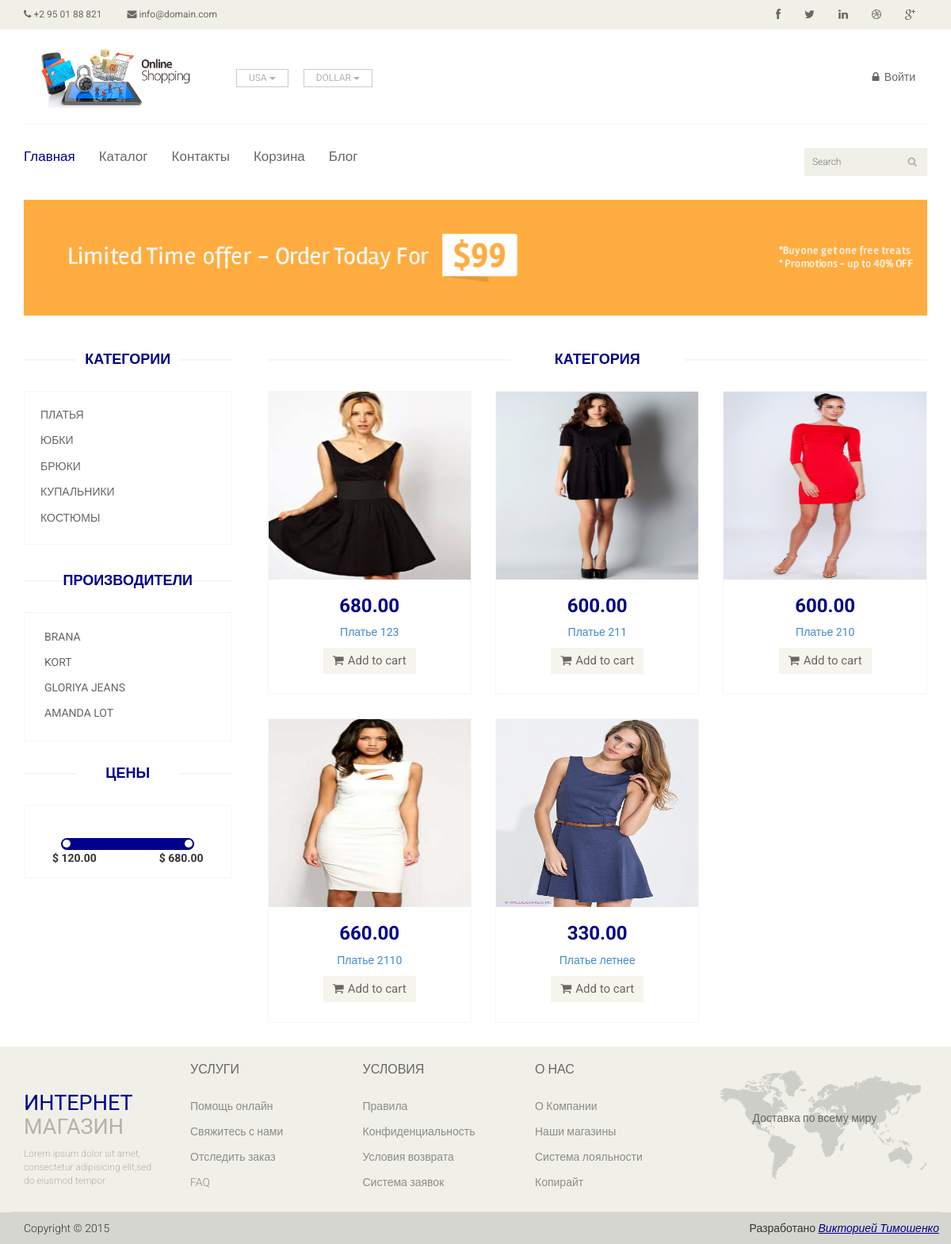
The page /index.php?controller=catalog&category=1 on the database its author committed.
### tables this page shows
CREATE TABLE IF NOT EXISTS `category` (
  `id` int(11) NOT NULL AUTO_INCREMENT,
  `active` tinyint(1) NOT NULL,
  PRIMARY KEY (`id`)
);

CREATE TABLE IF NOT EXISTS `brand` (
  `id` int(11) NOT NULL AUTO_INCREMENT,
  `name` varchar(64) NOT NULL,
  `active` tinyint(1) NOT NULL,
  PRIMARY KEY (`id`)
);

CREATE TABLE IF NOT EXISTS `product` (
  `id` int(11) NOT NULL AUTO_INCREMENT,
  `id_category` int(11) NOT NULL,
  `id_brand` int(11) NOT NULL,
  `price` float(6,2) NOT NULL,
  `articul` varchar(32) NOT NULL,
  `active` tinyint(1) NOT NULL,
  `add` datetime NOT NULL,
  PRIMARY KEY (`id`)
);

CREATE TABLE IF NOT EXISTS `product_image` (
  `id` int(11) NOT NULL AUTO_INCREMENT,
  `id_product` int(11) NOT NULL,
  `file` varchar(32) NOT NULL,
  `position` int(11) NOT NULL,
  PRIMARY KEY (`id`)
);

CREATE TABLE IF NOT EXISTS `product_lang` (
  `id` int(11) NOT NULL AUTO_INCREMENT,
  `id_lang` int(11) NOT NULL,
  `id_object` int(11) NOT NULL,
  `name` varchar(256) NOT NULL,
  `description` text NOT NULL,
  PRIMARY KEY (`id`)
);

### public/templates/chunks/product-list.php (the view)
<h2 class="title text-center"><?= $this->product_list_title ?></h2>
<?php if ($this->product_list_items) { ?>
    <?php foreach ($this->product_list_items as $product) { ?>
        <div class="col-sm-4">
            <div class="product-image-wrapper">
                <div class="single-products">
                    <div class="productinfo text-center">
                        <img src="/assets/images/products/<?= $product->cover->file ?>.png" width="255" height="237" alt="">
                        <h2><?= $product->price ?></h2>
                        <p><a href="<?= App::getLink('Product', array('id' => $product->getId())) ?>"><?= $product->name ?></a></p>
                        <a class="btn btn-default add-to-cart" data-id="<?= $product->getId() ?>" href="" ><i class="fa fa-shopping-cart"></i>Add to cart</a>
                    </div>
                </div>
            </div>
        </div>
    <?php } ?>
<?php } ?>

### public/templates/chunks/aside.php (shortened to what the rows shown need)
<div class="left-sidebar">
    <h2>Категории</h2>
    <div class="panel-group category-products" id="accordian">
        <?php foreach ($this->aside_categories as $category) { ?>
            <div class="panel panel-default">
                <div class="panel-heading">
                    <h4 class="panel-title">
                        <a href="<?= App::getLink('Catalog', array('category' => $category->getId())) ?>">
                            <?= $category->name ?>
                        </a>
                    </h4>
                </div>
            </div>
        <?php } ?>
    </div>
    <div class="brands_products">
        <h2>Производители</h2>
        <div class="brands-name">
            <ul class="nav nav-pills nav-stacked">
                <?php foreach ($this->aside_brands as $brand) { ?>
                    <li><a href="<?= App::getLink('Catalog', array('brand' => $brand->getId())) ?>"><?= $brand->name ?></a></li>
                <?php } ?>
            </ul>
        </div>
    </div>
    <?php if (App::getController() != 'ProductController' && ($this->filter_price['min'] != $this->filter_price['max'])) { ?>
        <div class="price-range">
            <h2>Цены</h2>
        </div>
    <?php } ?>
</div>

### rows shown on the page
category: name "ПЛАТЬЯ"
category: name "ЮБКИ"
category: name "БРЮКИ"
category: name "КУПАЛЬНИКИ"
category: name "КОСТЮМЫ"
brand: name "BRANA"
brand: name "KORT"
brand: name "GLORIYA JEANS"
brand: name "AMANDA LOT"
product: product_image.file (picture), price "680.00", product_lang.name "Платье 123"
product: product_image.file (picture), price "600.00", name "Платье 211"
product_image: file (picture)
product: product_image.file (picture), price "660.00", name "Платье 2110"
product: product_image.file (picture), price "330.00", name "Платье летнее"

### other values the page prints
$this->filter_price['min'] "120.00"
$this->filter_price['max'] "680.00"
$this->product_list_title "КАТЕГОРИЯ"
$product->price "600.00"
$product->name "Платье 210"
